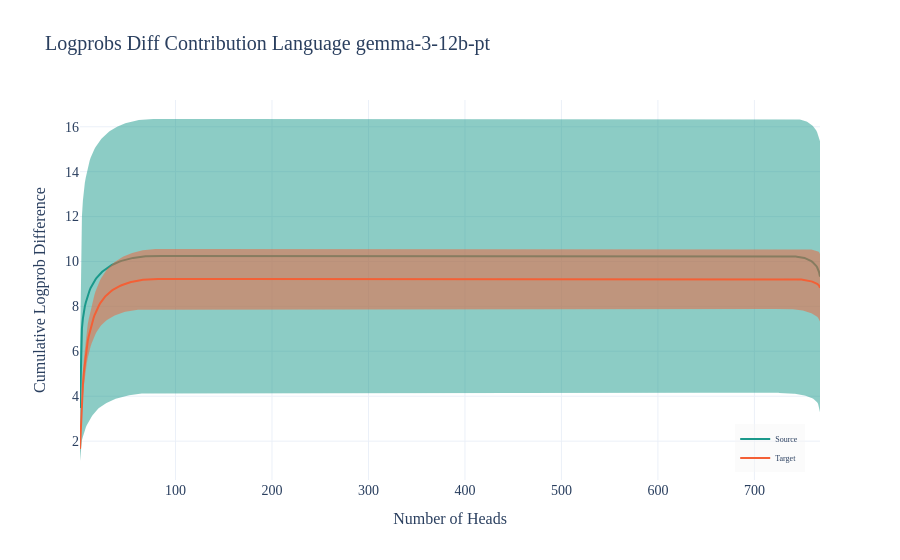

Notebook code cell kept with this figure:
### Code cell
plot_logprobs_diff_contribution_source_target(
    logprobs_diff_lang,
    logprobs_diff_lang.keys(),
    title="Logprobs Diff Contribution Language gemma-3-12b-pt",
)

### Figure 1 — Plotly figure (JSON) as saved in the notebook; plotly's stock layout.template omitted (floating-point values rounded to 4 significant figures; data arrays with more than 128 entries replaced by an {"elided": "..."} marker saying what was removed)
{"data": [{"line": {"color": "#1b998b", "width": 2}, "mode": "lines", "name": "Source ", "type": "scatter", "x": {"elided": "768 int values"}, "y": {"elided": "768 float values"}}, {"fill": "toself", "hoverinfo": "skip", "line": {"color": "#1b998b", "width": 0}, "mode": "lines", "showlegend": false, "type": "scatter", "x": {"elided": "1536 int values"}, "y": {"elided": "1536 float values"}}, {"line": {"color": "#f46036", "width": 2}, "mode": "lines", "name": "Target ", "type": "scatter", "x": {"elided": "768 int values"}, "y": {"elided": "768 float values"}}, {"fill": "toself", "hoverinfo": "skip", "line": {"color": "#f46036", "width": 0}, "mode": "lines", "showlegend": false, "type": "scatter", "x": {"elided": "1536 int values"}, "y": {"elided": "1536 float values"}}], "layout": {"font": {"family": "Montserrat", "size": 14}, "legend": {"bgcolor": "rgba(245,245,245,0.4)", "bordercolor": "rgba(0,0,0,0)", "font": {"size": 8}, "x": 0.98, "xanchor": "right", "y": 0.02, "yanchor": "bottom"}, "title": {"text": "Logprobs Diff Contribution Language gemma-3-12b-pt"}, "xaxis": {"tickfont": {"family": "Montserrat", "size": 14}, "title": {"font": {"family": "Montserrat", "size": 16}, "text": "Number of Heads"}}, "yaxis": {"tickfont": {"family": "Montserrat", "size": 14}, "title": {"font": {"family": "Montserrat", "size": 16}, "text": "Cumulative Logprob Difference"}}}}
